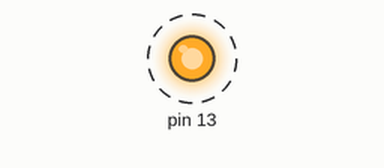
Recording of a program running on a simulated Raspberry Pi (header pin numbers). Parts: output pins drawn as LEDs (lit = HIGH). Dashed ring = blinking. The interpreter's speed is modelled, so counts of loop turns are approximate; threads take turns every 2 ms; what the program prints to the terminal is not drawn.

Above: at 0.7 s.
Timing chart, 0 to 3.5 s (numbered marks = the images above):
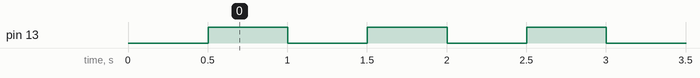

The program:

serial_interrupt_blue.py
```python
import threading
import time
import serial
import RPi.GPIO as GPIO

GPIO.setmode(GPIO.BOARD)
GPIO.setup(13,GPIO.OUT)

ser=serial.Serial('/dev/ttyAMA0',baudrate=9600,parity=serial.PARITY_NONE,stopbits=serial.STOPBITS_ONE,bytesize=serial.EIGHTBITS,timeout=3)

# Function to read Serial data
# Function name :read
# Input : ser
# Output : read_value
# Example call: read(ser)
def read(ser):
    read_value=""
    while True:
        ch=ser.read()         # reads the data
        read_value+=ch        # appends the string in read_value
        if ch=='\r' or ch=='':
            return read_value

def Serial_Data(name,run_event):
    while run_event.is_set():
        re_va=read(ser)
        ser.write("\r"+repr(re_va)) # writes the data received
        print (re_va)
    ser.write("\r\n Connection terminated:") # writes the data to serial terminal
    return

def main_program(name,delay,run_event):
    while run_event.is_set():
        led_on()
        time.sleep(delay)
        led_off()
        time.sleep(delay)
    return

def led_on():
    GPIO.output(13,True)
    return

def led_off():
    GPIO.output(13,False)
    return


if __name__ == "__main__":
    run_event = threading.Event()
    run_event.set()
    d1=1
    t1 = threading.Thread(target = Serial_Data, args = ("Serial_data",run_event))

    d2 = 0.5
    t2 = threading.Thread(target = main_program, args = ("Main",d2,run_event))

    t1.start()
    time.sleep(.5)
    t2.start()

    try:
        while 1:
            time.sleep(.1)
    except KeyboardInterrupt:
        print "attempting to close threads. Max wait =",max(d1,d2)
        run_event.clear()
        t1.join()
        t2.join()
        print "threads successfully closed"
        GPIO.cleanup()
```

Measured:
- by itself, pin 13: alternates HIGH for 0.50 s and LOW for 0.50 s
